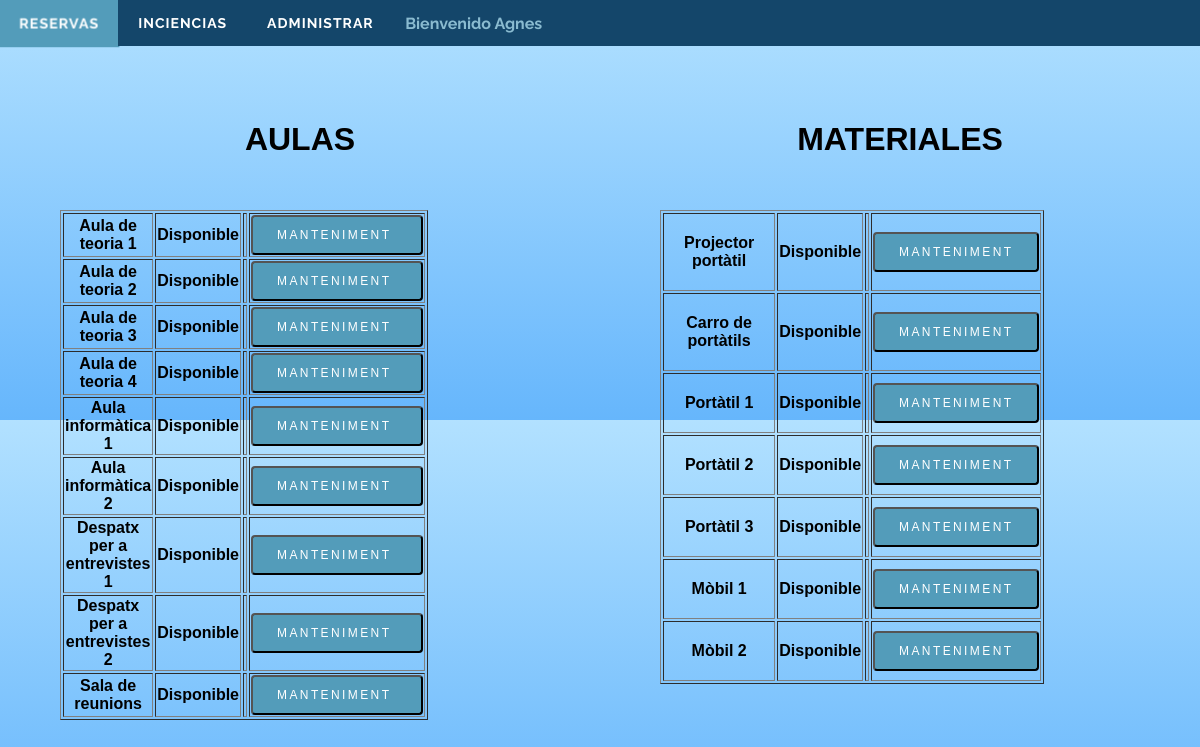
Screenshot of /final/administrar.php (signed in) with the database file from the repository.
### tables this page shows
CREATE TABLE IF NOT EXISTS `tbl_recursos` (
	`rec_id` int(11) NOT NULL,
	`rec_contingut` varchar(255) NOT NULL,
	`rec_reservado` boolean NOT NULL default true,
	`rec_tipo_rec` boolean NOT NULL,
	`rec_desactivat` boolean NOT NULL default true
);

### final/administrar.php (the view, shortened to what this page needs)
<?php
	if(isset($_SESSION['nombre']))$login=1;
	if(isset($login)){
?>
<!DOCTYPE html>
<html>
    <head>
	    <link rel="stylesheet" href="css/stylesBar.css">
        <link rel="stylesheet" type="text/css" href="css/reservas.css" />
	</head>
    <body>
		<div class="header">
			<div id='cssmenu'>
				<ul>
					<li class='active'><a href='reservas.php'>RESERVAS</a></li>
					<li><a href='incidencia.php'>INCIENCIAS</a></li>
					<?php
					$rang=$_SESSION['rang'];
					if($rang==0){
						echo "<li><a href='administrar.php'>ADMINISTRAR</a></li>";
					}
					?>
					<li><?php echo "<br/>&nbsp;&nbsp; Bienvenido $_SESSION[nombre] ";
					?></li>
				</ul>
			</div>
		</div>
        <div class="fondo">
			<div class="principal">
				<h1>AULAS</h1>
				<?php
					$con = mysqli_connect('localhost', 'root', 'DAW22015', 'bd_reservas');
					$sql = ("SELECT * FROM `tbl_recursos` WHERE tbl_recursos.rec_tipo_rec= 1");
					$datos = mysqli_query($con, $sql);
                    if(mysqli_num_rows($datos) > 0){
						echo "<div class='objeto'>";
								echo "<table border=1 >";
                        while($cerca = mysqli_fetch_array($datos)){
							$id = $cerca['rec_id'];
                            $cerca['rec_contingut']= utf8_encode($cerca['rec_contingut']);
										echo "<tr><td>";
										echo "<b>" . $cerca['rec_contingut'] . "</b>";
										echo "</td>";
										echo "<td>";
										$con1 = mysqli_connect('localhost', 'root', 'DAW22015', 'bd_reservas');
										$sql1 = ("SELECT * FROM `tbl_reservas` WHERE tbl_reservas.idRecurso=$id ");
										$datos1 = mysqli_query($con1, $sql1);
										if(mysqli_num_rows($datos1) > 0){
											while($cercaret = mysqli_fetch_array($datos1)){
												$usuarioep=$cercaret['UsuarioReservante'];
												$reservado=$cercaret['idRecurso'];
												if($reservado==0){
													echo "Disponible";
													echo "</td>";
													echo "<td>";
													break;
												}else{
													echo "En uso";
													echo "</td>";
													echo "<td>".$usuarioep;
													break;
												}
											}
										}else {
											echo "Disponible";
													echo "</td>";
													echo "<td>";
										}
										echo "</td>";
										echo "<td>";
										echo "<form action='#' method='POST'>";
										if($cerca['rec_desactivat']=="1"){
											echo "  <input type='submit' value='MANTENIMENT '/><br/>";
										}else{
											echo "  <input type='hidden' name='manteniment' value='$cerca[rec_id]'/>";
											echo "  <input type='submit' value='REPARAT'/><br/>";
										}
									echo "</form>";
								echo "</td></tr>";
                        }
						echo "</table>";
							echo "</div>";
                    }
				?>
			</div>
			<div class="aside">
				<h1>MATERIALES</h1>
				<?php
					$con = mysqli_connect('localhost', 'root', 'DAW22015', 'bd_reservas');
					$sql = ("SELECT * FROM `tbl_recursos` WHERE tbl_recursos.rec_tipo_rec= 0");
					$datos = mysqli_query($con, $sql);
                    if(mysqli_num_rows($datos) > 0){
						echo "<div class='objeto'>";
								echo "<table border=1 >";
                        while($cerca = mysqli_fetch_array($datos)){
							$id = $cerca['rec_id'];
                            $cerca['rec_contingut']= utf8_encode($cerca['rec_contingut']);
										echo "<tr><td style=padding:20px; >";
										echo "<b>" . $cerca['rec_contingut'] . "</b>";
										echo "</td>";
										echo "<td>";
										$con1 = mysqli_connect('localhost', 'root', 'DAW22015', 'bd_reservas');
										$sql1 = ("SELECT * FROM `tbl_reservas` WHERE tbl_reservas.idRecurso=$id ");
										$datos1 = mysqli_query($con1, $sql1);
										if(mysqli_num_rows($datos1) > 0){
											while($cercaret = mysqli_fetch_array($datos1)){
												$usuarioep=$cercaret['UsuarioReservante'];
												$reservado=$cercaret['idRecurso'];
												if($reservado==0){
													echo "Disponible";
													echo "</td>";
													echo "<td>";
												}else{
													echo "En uso";
													echo "</td>";
													echo "<td>".$usuarioep;
												}
													break;
											}
										}else {
											echo "Disponible";
													echo "</td>";
													echo "<td>";
										}
										echo "</td>";
										echo "<td>";
										echo "<form action='#' method='POST'>";
										if($cerca['rec_desactivat']=="1"){
											echo "  <input type='submit' value='MANTENIMENT'/><br/>";
										}else{
											echo "  <input type='hidden' name='manteniment' value='$cerca[rec_id]'/>";
											echo "  <input type='submit' value='REPARAT'/><br/>";
										}
									echo "</form>";
								echo "</td></tr>";
                        }
						echo "</table>";
							echo "</div>";
                    }
				?>
			</div>
		</div>
    </body>
</html>
<?php
}else{
	$_SESSION['validarse'] = 'error';
	header("Location: index.php");
	die();
}
?>

### final/css/stylesBar.css (style rules this page uses)
#cssmenu, #cssmenu ul, #cssmenu ul li, #cssmenu ul li a, #cssmenu #menu-button { margin: 0; color: #8ABBD0; padding: 0; border: 0; list-style: none; line-height: 1; display: block; position: relative; -webkit-box-sizing: border-box; -moz-box-sizing: border-box; box-sizing: border-box; }
#cssmenu:after, #cssmenu > ul:after { content: "."; display: block; clear: both; visibility: hidden; line-height: 0; height: 0; }
#cssmenu { width: auto; font-family: Raleway, sans-serif; line-height: 1; }
#cssmenu > ul { background: #14466A; }
#cssmenu > ul > li { float: left; -webkit-perspective: 1000px; -moz-perspective: 1000px; perspective: 1000px; }
#cssmenu > ul > li > a { padding: 16px 20px; font-size: 14px; color: #ffffff; letter-spacing: 1px; text-transform: uppercase; text-decoration: none; background: #14466A; -webkit-transition: all .3s; -moz-transition: all .3s; -o-transition: all .3s; transition: all .3s; -webkit-transform-origin: 50% 0; -moz-transform-origin: 50% 0; transform-origin: 50% 0; -webkit-transform-style: preserve-3d; -moz-transform-style: preserve-3d; transform-style: preserve-3d; }
#cssmenu > ul > li > a::before { position: absolute; top: 100%; left: 0; z-index: -1; -webkit-box-sizing: border-box; -moz-box-sizing: border-box; box-sizing: border-box; width: 100%; height: 100%; padding: 16px 20px; color: #ffffff; background: #539CBA; content: attr(data-title); -webkit-transition: background 0.3s; -moz-transition: background 0.3s; transition: background 0.3s; -webkit-transform: rotateX(-90deg); -moz-transform: rotateX(-90deg); transform: rotateX(-90deg); -webkit-transform-origin: 50% 0; -moz-transform-origin: 50% 0; transform-origin: 50% 0; -ms-transform: translateY(- -18px); }

### final/css/reservas.css (style rules this page uses)
body { background: -webkit-gradient(linear, left top, left bottom, color-stop(0%,rgba(178,225,255,1)), color-stop(100%,rgba(102,182,252,1))); background: -webkit-linear-gradient(top, rgba(178,225,255,1) 0%,rgba(102,182,252,1) 100%); filter: progid:DXImageTransform.Microsoft.gradient( startColorstr='#b2e1ff', endColorstr='#66b6fc',GradientType=0 ); position: relative; margin: 0; font-family: 'Work Sans', Arial, Helvetica, sans-serif; min-height: 100%; }
input { font-size: 0.75rem; height: 2.5rem; padding: 0 1.5rem; color: white; background: #539CBA; text-transform: uppercase; border-radius: .25rem; letter-spacing: .2em; transition: background .2s; }
.header { width: 100%; height: 100px; font-weight: bold; text-align: center; }
.fondo { width: 100%; height: 100%; }
.principal { float: left; width: 50%; height: 100%; text-align: center; font-weight: bold; }
.aside { float: right; width: 50%; height: 100%; text-align: center; font-weight: bold; }
.objeto { float: left; margin-top: 5%; margin-left: 10%; margin-bottom: 10%; width: 250px; height: 150px; text-align: center; }

### rows the page displays
tbl_recursos: rec_contingut "Aula de teoria 1"
tbl_recursos: rec_contingut "Aula de teoria 2"
tbl_recursos: rec_contingut "Aula de teoria 3"
tbl_recursos: rec_contingut "Aula de teoria 4"
tbl_recursos: rec_contingut "Aula informàtica 1"
tbl_recursos: rec_contingut "Aula informàtica 2"
tbl_recursos: rec_contingut "Despatx per a entrevistes 1"
tbl_recursos: rec_contingut "Despatx per a entrevistes 2"
tbl_recursos: rec_contingut "Sala de reunions"
tbl_recursos: rec_contingut "Projector portàtil"
tbl_recursos: rec_contingut "Carro de portàtils"
tbl_recursos: rec_contingut "Portàtil 1"
tbl_recursos: rec_contingut "Portàtil 2"
tbl_recursos: rec_contingut "Portàtil 3"
tbl_recursos: rec_contingut "Mòbil 1"
tbl_recursos: rec_contingut "Mòbil 2"

### other values shown
$_SESSION[nombre] "Agnes"
